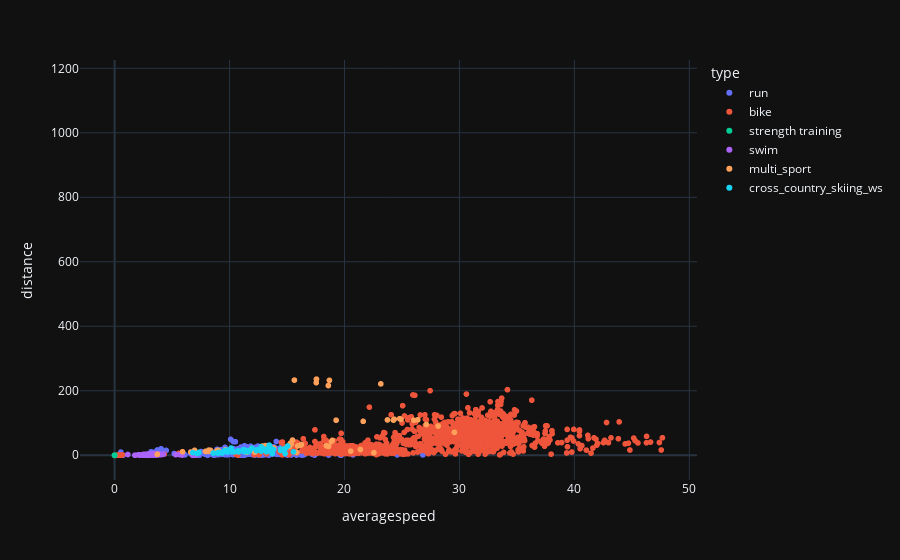

The cell this chart's notebook holds for it:
### Code cell
px.scatter(summary,x="averagespeed",y="distance",color="type")

### Figure 1 — Plotly figure (JSON) as saved in the notebook; plotly's stock layout.template omitted (floating-point values rounded to 4 significant figures; data arrays with more than 128 entries replaced by an {"elided": "..."} marker saying what was removed)
{"data": [{"hovertemplate": "type=run<br>averagespeed=%{x}<br>distance=%{y}<extra></extra>", "legendgroup": "run", "marker": {"color": "#636efa", "symbol": "circle"}, "mode": "markers", "name": "run", "showlegend": true, "type": "scattergl", "x": {"elided": "1803 float values"}, "xaxis": "x", "y": {"elided": "1803 float values"}, "yaxis": "y"}, {"hovertemplate": "type=bike<br>averagespeed=%{x}<br>distance=%{y}<extra></extra>", "legendgroup": "bike", "marker": {"color": "#EF553B", "symbol": "circle"}, "mode": "markers", "name": "bike", "showlegend": true, "type": "scattergl", "x": {"elided": "2609 float values"}, "xaxis": "x", "y": {"elided": "2609 float values"}, "yaxis": "y"}, {"hovertemplate": "type=strength training<br>averagespeed=%{x}<br>distance=%{y}<extra></extra>", "legendgroup": "strength training", "marker": {"color": "#00cc96", "symbol": "circle"}, "mode": "markers", "name": "strength training", "showlegend": true, "type": "scattergl", "x": [0, 0, 0, 0, 0, 0, 0, 0, 0, 0, 0, 0, 0, 0, 0, 0, 0, 0, 0, 0, 0, 0, 0, 0, 0, 0, 0, 0, 0, 0, 0, 0, 0, 0, 0, 0, 0, 0, 0, 0, 0, 0, 0, 0, null, 2.678, null, null], "xaxis": "x", "y": [0, 0, 0, 0, 0, 0, 0, 0, 0, 0, 0, 0, 0, 0, 0, 0, 0, 0, 0, 0, 0, 0, 0, 0, 0, 0, 0, 0, 0, 0, 0, 0, 0, 0, 0, 0, 0, 0, 0, 0, 0, 0, 0, 0, null, 2.633, null, null], "yaxis": "y"}, {"hovertemplate": "type=swim<br>averagespeed=%{x}<br>distance=%{y}<extra></extra>", "legendgroup": "swim", "marker": {"color": "#ab63fa", "symbol": "circle"}, "mode": "markers", "name": "swim", "showlegend": true, "type": "scattergl", "x": {"elided": "921 float values"}, "xaxis": "x", "y": {"elided": "921 float values"}, "yaxis": "y"}, {"hovertemplate": "type=multi_sport<br>averagespeed=%{x}<br>distance=%{y}<extra></extra>", "legendgroup": "multi_sport", "marker": {"color": "#FFA15A", "symbol": "circle"}, "mode": "markers", "name": "multi_sport", "showlegend": true, "type": "scattergl", "x": [23.16, 17.56, 24.8, 19.27, 17.54, 24.33, 21.63, 18.6, 24.91, 26.03, 11.48, 15.64, 3.718, 23.74, 27.13, 15.36, 13.11, 12.16, 12.86, 18.61, 21.38, 9.646, 16.19, 13.33, 29.57, 18.43, 20.54, 15.2, 24.26, 18.69, 26.38, 9.006, 13.86, 16.26, 8.166, 6.628, 6.959, 8.336, 7.905, 15.48, 8.901, 18.94, 15.29, 18.86, 8.2, 28.15, 5.909, 22.56, 15.92, 15.83, 12.19, 11.61], "xaxis": "x", "y": [221.3, 236.1, 113.3, 108.6, 225.1, 111.8, 105.1, 216.1, 111.0, 108.5, 9.156, 233.0, 2.901, 109.5, 95.39, 34.1, 29.96, 12.29, 28.46, 27.43, 17.87, 17.27, 31.45, 19.53, 71.07, 29.39, 12.75, 26.51, 109.0, 232.3, 110.0, 15.31, 22.77, 33.12, 12.05, 10.07, 15.11, 15.27, 11.78, 47.04, 13.91, 46.16, 37.3, 42.52, 15.96, 90.5, 10.91, 7.981, 28.83, 8.722, 9.368, 10.37], "yaxis": "y"}, {"hovertemplate": "type=cross_country_skiing_ws<br>averagespeed=%{x}<br>distance=%{y}<extra></extra>", "legendgroup": "cross_country_skiing_ws", "marker": {"color": "#19d3f3", "symbol": "circle"}, "mode": "markers", "name": "cross_country_skiing_ws", "showlegend": true, "type": "scattergl", "x": [13.08, 11.19, 9.583, 11.65, 11.48, 13.82, 14.47, 13.72, 15.06, 15.56, 13.58, 13.48, 13.57, 14.44, 13.68, 14.85, 13.45, 10.14, 12.37, 14.83, 7.164, 9.727, 13.48, 13.61, 13.41, 13.39, 13.08, 13.05, 13.2, 10.78, 12.48, 12.75, 11.27, 12.35, 11.94, 10.23, 10.74, 11.79, 8.95, 11.54, 11.64, 10.11, 9.824, 9.414, 9.36, 8.582, 7.34, 9.072, 13.3, 12.75, 10.4, 11.26, 7.279, 9.018, 6.804], "xaxis": "x", "y": [19.1, 16.76, 14.58, 11.28, 11.05, 17.88, 19.41, 5.319, 28.56, 10.49, 20.37, 16.0, 18.44, 14.91, 18.53, 20.96, 31.39, 22.34, 17.14, 5.374, 5.544, 15.73, 24.36, 21.38, 18.27, 16.16, 18.66, 18.52, 10.99, 10.19, 16.23, 26.16, 16.83, 14.18, 21.71, 10.57, 13.84, 16.02, 7.062, 13.95, 11.97, 12.87, 9.466, 9.692, 7.018, 6.713, 8.845, 8.711, 12.69, 12.99, 10.45, 11.24, 7.196, 7.037, 8.339], "yaxis": "y"}], "layout": {"legend": {"title": {"text": "type"}, "tracegroupgap": 0}, "margin": {"t": 60}, "xaxis": {"anchor": "y", "domain": [0, 1], "title": {"text": "averagespeed"}}, "yaxis": {"anchor": "x", "domain": [0, 1], "title": {"text": "distance"}}}}
